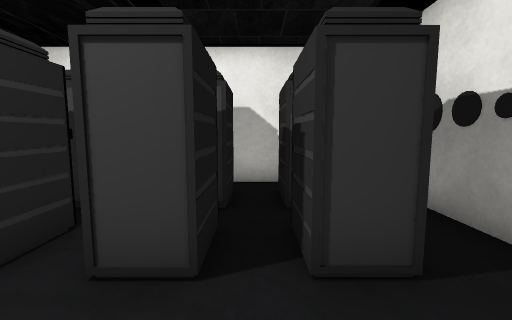
View 1 (above)

16 first-person views from a walk through a scene from a Unity 3-D project. The camera is 1.3 m above the floor, tilts 6° down and sees 90° across. The floor is counted in squares, 1 m on a side. Each view is taken from the middle of a square. On the plan, view 1 faces up. The plan holds only what a view shows up to about 13 squares ahead; the rest is blank. The place goes on beyond the plan. Door leaves are left out, so doorways stand open. Some surface patterns are stand-ins.

View 2
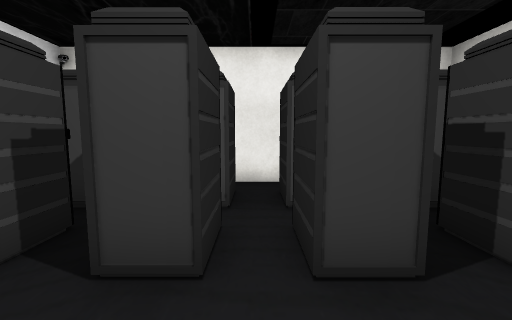

View 3
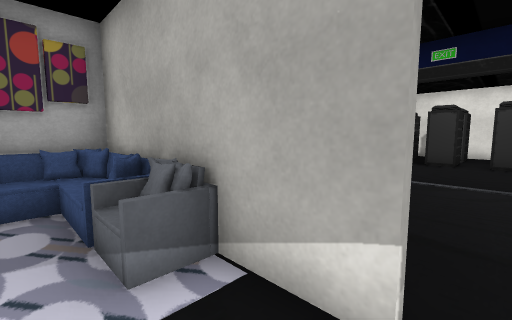

View 4
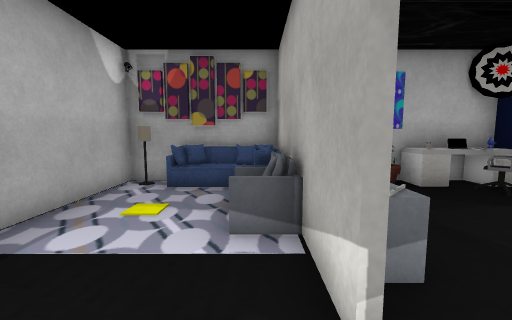

View 5
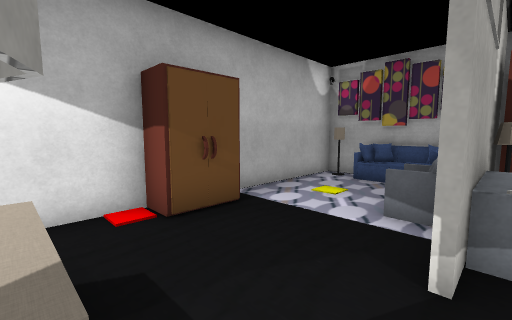

View 6
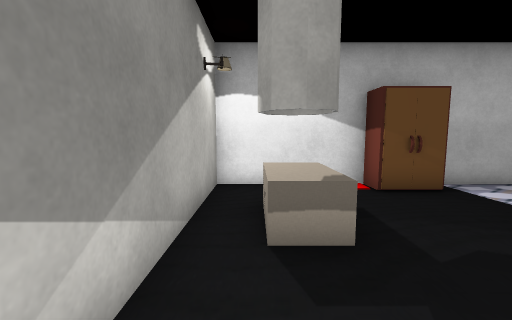

View 7
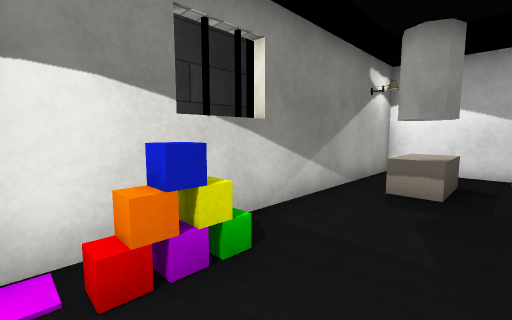

View 8
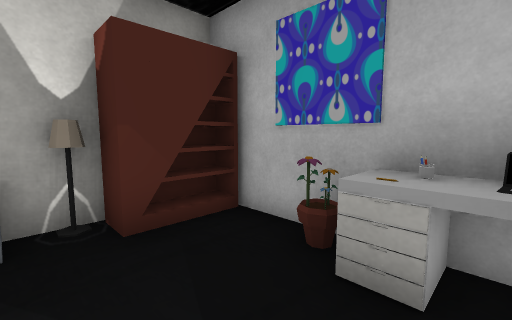

View 9
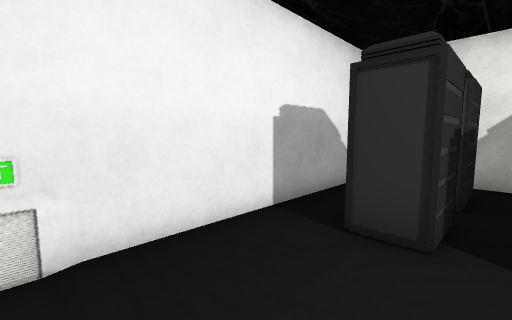

View 10
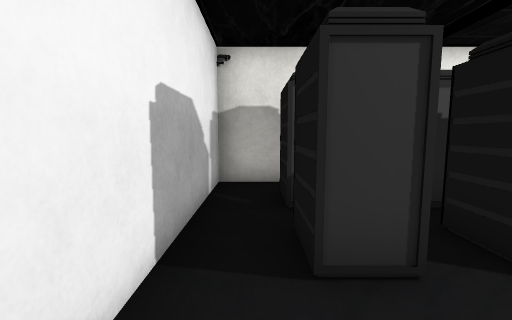

View 11
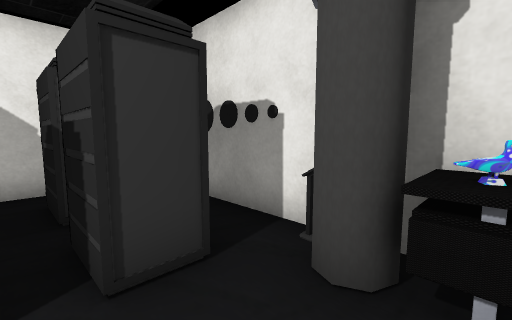

View 12
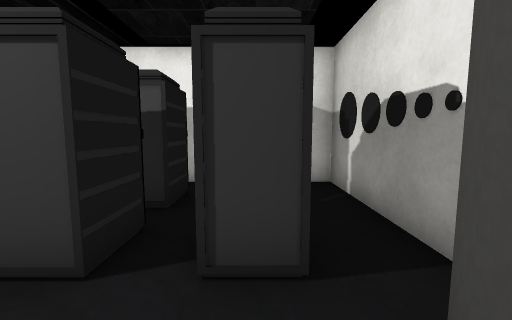

View 13
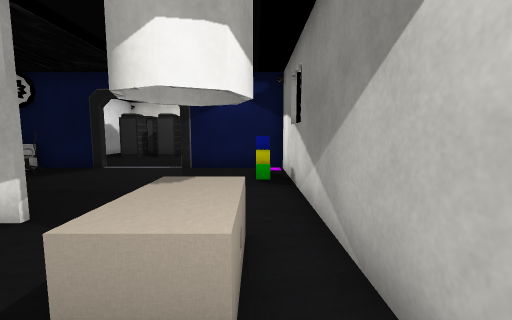

View 14
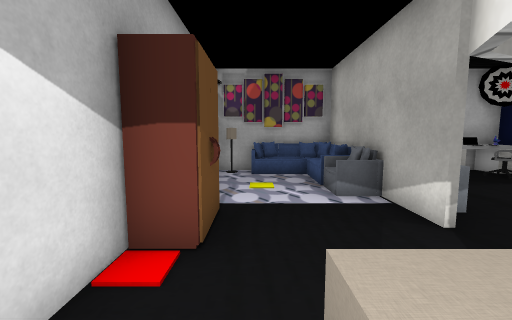

View 15
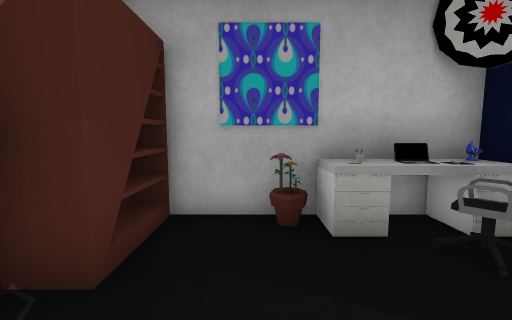

View 16
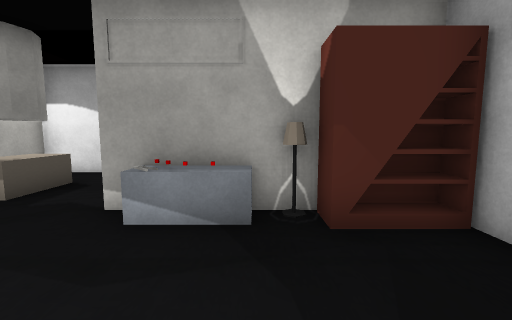

### Floor plan
Points are (right, up) in squares from view 1. A wall is a line through its corners. A room is listed if a view was taken in it or the views show most of it. See-through windows are left out.
Room 1 (views 1, 2, 3, 4, 5, 6, 7, 8, 9, 10, 11, 12, 13, 14, 15, 16)
walls: (-3.6, -2.5) (-7, -2.5); (1.6, -2.5) (-0.7, -2.5); (3, -4.6) (3, -2.5); (-7, -5.4) (-7, -8.2) (-6.4, -8.2); (-3.4, -8.4) (-4.5, -8.4); (-4.5, -8.2) (-3.4, -8.2); (3, -0.1) (3, 0.9); (-6.4, -8.4) (-7, -8.4) (-7, -12.5) (-2.8, -12.5); (1.4, -9.2) (0.8, -9.5); (1.8, -10.1) (1.9, -9.7) (1.8, -9.3); (1.8, -10.2) (1.4, -10.4) (1, -10.2) (0.8, -9.8) (1, -9.3) (1.4, -9.1) (1.8, -9.3); (-0.9, -12.5) (3, -12.5) (3, -6.4); (0.6, 6.8) (-7, 6.8) (-7, -0.6); (3, 6.8) (2.4, 6.8)
low walls: (0.8, -8.8) (1.9, -8.8) (1.9, -10.7) (0.8, -10.7) (0.8, -8.8)
ways out: open door at (-2, -2); gap at (2, -9)
objects: other object (-7, -5); desk (-7, -5) to (-6, -4); other object (-7, -3); lamp (-6, -12); rug (-6, -11); bookshelf (-6, -8) to (-5, -7); laptop (-6, -4) to (-6, -3); lamp (-5, -8); chair (-5, -3); other object (-5, 2) to (-5, 3); other object (-5, 4) to (-5, 6); sofa (-4, -9); rug (-3, -9); block (-3, -8); other object (-3, 2) to (-3, 3); other object (-3, 4) to (-3, 6); wardrobe (-2, -12) to (-1, -12); other object (-2, -8); other object (-1, 2) to (-1, 3); other object (-1, 4) to (-1, 6); other object (1, 2) to (1, 3); other object (1, 4) to (1, 6); yellow cube (2, -5); other object (3, -6); other object (3, -5); black cylinder (3, 3); black cylinder (3, 4); black cylinder (3, 5); other object (3, 6)

Positions as (right, up) in squares from view 1, and headings:
1: (0, 0), facing up
2: (-2, 0), facing up
3: (-1, -10), facing up-left
4: (0, -9), facing left
5: (1, -8), facing down-left
6: (2, -6), facing down
7: (0, -3), facing down-right
8: (-4, -4), facing down-left
9: (-4, -1), facing up-left
10: (-6, 0), facing up
11: (0, 0), facing up-right
12: (1, 0), facing up
13: (2, -12), facing up
14: (2, -11), facing left
15: (-3, -6), facing left
16: (-4, -4), facing down
